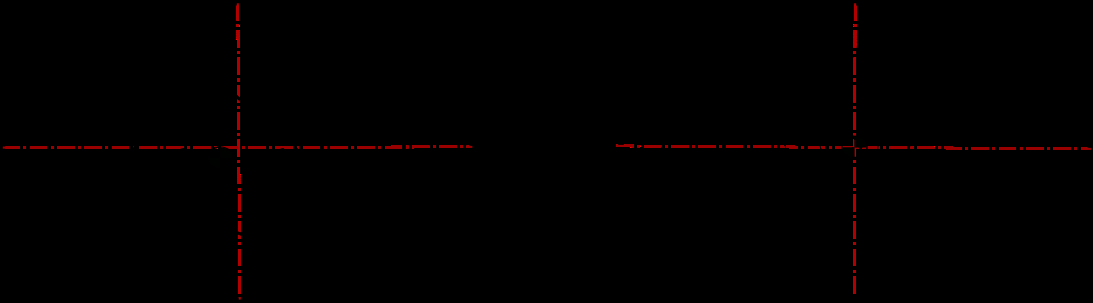
#> input picture images/Ejcm.png, 1093 x 303 px; its folder holds 4 pictures in this run
$ python Regresion.py   (Python 2 division)   (older library calls are emulated)
#> lines starting #> are read from the running program, lines starting #| are printed output that depends on the picture; after the words box and inside, x2 and y2 are one past the last pixel; in counts of white or black regions, pixels touching at a corner belong together; pictures that were not available may be replaced by others from this repository, and a replacement may not be noted
import numpy as np
import cv2
from matplotlib import pyplot as plt
from sympy import *
import os
import glob
from scipy.optimize import fsolve
from datetime import datetime
import math

def pixeles(img,centro,radio=20):
	n=0
	indices=[]
	(xmax,ymax)=img.shape
	for x in range (0,ymax):
    		for y in range (0,xmax) :
        		dx = x - centro[0];
        		dy = y - centro[1];
        		distanceSquared = dx * dx + dy * dy;
        		if (distanceSquared <= radio**2):
            			indices.append(img[x,y])
				if img[x,y]==255:
					n=n+1


	return(indices,n)


def line_intersection(line1, line2):

    xdiff = (line1[0][0] - line1[1][0], line2[0][0] - line2[1][0])
    ydiff = (line1[0][1] - line1[1][1], line2[0][1] - line2[1][1]) #Typo was here

    def det(a, b):
        return a[0] * b[1] - a[1] * b[0]

    div = det(xdiff, ydiff)
    if div == 0:
       raise Exception('lines do not intersect')

    d = (det(*line1), det(*line2))
    x = det(d, xdiff) / div
    y = det(d, ydiff) / div

    return x, y


def calcular_distancia (d,m,n,x2,y2):

	x1=0
	y1=0
	y1 = Symbol('y1')

	try:
		a,b=solve( ((200-(m*y1+n))**2+(200-(y1))**2)-d**2 ,y1)
		sb=a
		#b-> Dadas la vuelta
		#a-> NOrmal


		if isinstance(sb, complex)==False:
			y1=int(sb[0])
	 		x1=int(y1*m+n)
		else:
			y1=200
			x1=200

	except:
		if m>=1000:
			if x2<=200:

				y1=200
				x1=x2+d
			else :

				y1=200
				x1=x2-d
		elif m==0:
			if x2<=200:

				x1=200
				y1=x2-d
			else :

				x1=200
				y1=x2+d
		else:
			y1=200
			x1=200

	return (int(y1),int(x1))


def find_center(stereo,contour,img):
	(xmax,ymax)=stereo.shape
	count=0
	posx=0
	posy=0
	points=[]
	col_x=[]
	col_y=[]
	for x in range (0,xmax):
	   for y in range (0,ymax):
		if stereo[x,y]==255:
			points.append((x,y))
			img[x,y,2]=255
		else:

			if cv2.pointPolygonTest(contour,(y,x), True)>0:
				posx=posx+x
				posy=posy+y
				count+=1
			else:
				pass
				#img[x,y,2]=255

	points=np.array(points)				#Transforma lista en array

	if count==0:					#En caso de que no haya pixels de colision evita un div por cero
		count=1
	x=posx/count				#Calculo de coordenadas del centroide
	y=posy/count

	return (x,y,points,img)

def regression_lines(points,stereo):
#Possible optimization not calling stereo.shape[]

	if points.size!=0:

		[vx,vy,x,y] = cv2.fitLine(points,cv2.DIST_L2,0,0.01,0.01)

		lefty = int((-x*vy/vx) + y)
		righty = int(((stereo.shape[1]-x)*vy/vx)+y)
		line1=[(righty,400),(lefty,0)]
		nx,ny=1,-vx/vy
		mag = np.sqrt((1+ny**2))
		vx2,vy2 = nx/mag,ny/mag
		x2=200
		y2=200

		if vx2==0:

			a=9999999
			lefty2 = int((-x2*a) + y2)
			righty2 = int(((stereo.shape[1]-x2)*a)+y2)
			line2=[(righty2,400),(lefty2,0)]

			p= line_intersection(line1, line2)
			line_params=[0,0,0,0]
 			line_params=[vy/vx,((-x*vy/vx) + y),a,((-x2*a) + y2)]

		elif vx2==1:

			a=0
			lefty2 = int((-x2*a) + y2)
			righty2 = int(((stereo.shape[1]-x2)*a)+y2)
			line2=[(righty2,400),(lefty2,0)]

			p= line_intersection(line1, line2)
			line_params=[0,0,0,0]
			line_params=[vy/vx,((-x*vy/vx) + y),a,((-x2*a) + y2)]

		else:

			lefty2 = int((-x2*vy2/vx2) + y2)
			righty2 = int(((stereo.shape[1]-x2)*vy2/vx2)+y2)
			line2=[(righty2,400),(lefty2,0)]

			p= line_intersection(line1, line2)
			line_params=[0,0,0,0]
			line_params=[vy/vx,((-x*vy/vx) + y),vy2/vx2,((-x2*vy2/vx2) + y2)]
	else:

		line_params=[0,0,0,0]
		line1=[(0,200),(400,200)]
		line2=[(400,0),(400,200)]
		p= line_intersection(line1, line2)


	if line1[0][0]>=10000:
		line1[0]=(10000,line1[0][1])
	elif line2[0][0]>=10000:
		line2[0]=(10000,line2[0][1])
	elif line1[0][0]<=-10000:
		line1[0]=(-10000,line1[0][1])
	elif line2[0][0]<=-10000:
		line2[0]=(-10000,line2[0][1])


	if line1[1][0]>=10000:
		line1[1]=(10000,line1[1][1])
	elif line2[1][0]>=10000:
		line2[1]=(10000,line2[1][1])
	elif line1[1][0]<=-10000:
		line1[1]=(-10000,line1[1][1])
	elif line2[1][0]<=-10000:
		line2[0]=(-10000,line2[0][1])

	return line1,line2,p,line_params

def paint_img(line1,line2,img,p_obj):

	'''img=np.zeros((400,400,1))
	img=cv2.resize(image,(400,400))
	img=cv2.cvtColor(img, cv2.COLOR_GRAY2RGB) '''

	cv2.line(img,(line1[0]),(line1[1]),(255,0,0),2)    #RECTA PARALELA
	cv2.line(img,(line2[0]),(line2[1]),(0,209,255),2)  #RECTA PERPENDICULAR

	cv2.line(img,(0,200),(400,200),(255,255,0),1)
	cv2.line(img,(200,0),(200,400),(255,255,0),1)

	cv2.circle(img,(p_obj[0],p_obj[1]),10,(0,0,255),2)

	return img

def main():
	vectz=10
	p_obj=[0,0]
	datalist=[]
	general='/home/tev/Desktop/Accuracy'
	Experiments=sorted(glob.glob(general+'/*'))
	print Experiments
	number_exp = len(Experiments)
	f=0
	d=20

	r=70
	for k in range (0,number_exp):
		general=Experiments[k]
		print general
		frames=sorted(glob.glob( general+'/images/*'))
		number_files = len(frames)
		n=0
		f=f+1
		po=2
		if po==3:
			print general +' Already processed'
		else:
			# [6 lines of commented-out code are left out]
			path='./Dataset/OLD/AlgResult/images_'+str(f)
			x=0
			y=0
			try:
				#os.mkdir(path)
				for fr in range (0,number_files):

					stereo = cv2.imread(frames[n],0)
#> stereo: shape (303, 1093); min 0, max 76, mean 0.5
					stereo=cv2.resize(stereo,(400,400))
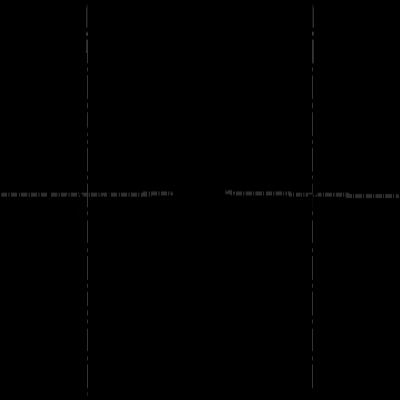
#> stereo: shape (400, 400); min 0, max 66, mean 0.5
					t, stereo = cv2.threshold(stereo, 15, 255, cv2.THRESH_BINARY)
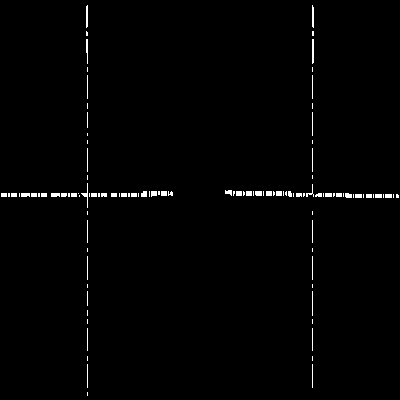
#> stereo: shape (400, 400); 1.1% white; 109 white regions (57 under 20 px), largest, box (x1, y1, x2, y2) and area: (312, 39, 314, 64) 49, (86, 5, 88, 28) 44, (312, 5, 314, 28) 43
					stereo = cv2.GaussianBlur(stereo, (7, 7), 3)
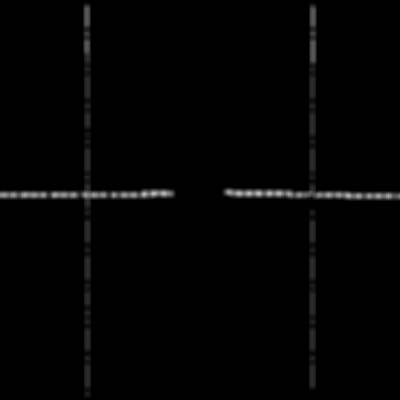
#> stereo: shape (400, 400); min 0, max 197, mean 2.9
					t, stereo = cv2.threshold(stereo, 0, 255, cv2.THRESH_BINARY)
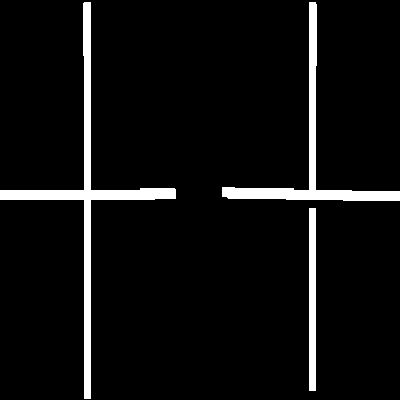
#> stereo: shape (400, 400); 5.7% white; 3 white regions
					# obtener los contornos
					_, contours, _ = cv2.findContours(np.invert(stereo), cv2.RETR_TREE, cv2.CHAIN_APPROX_SIMPLE)
#> contours = 2 contours; box (x1, y1, x2, y2) and area: (0, 0, 400, 400) 150455, (308, 207, 317, 392) 1470
					n=n+1


					img = np.zeros((400,400,3),np.uint8)
					maxArea=0
					for c in contours:
    				   	   area = cv2.contourArea(c)
    				   	   if area > maxArea:
				      		maxArea=area
				      		IdMaxArea=c
#> this loop made 2 passes
#> (area, maxArea) on pass 1: (150455, 150455)
#> area on pass 2: 1470
#> after the loop, IdMaxArea = contour of 58 points, box (x1, y1, x2, y2) (0, 0, 400, 400), area 150455; maxArea = 150455
					posx,posy,points,img=find_center(stereo,IdMaxArea,img)
#> after the loop in find_center, `for x in range (0,xmax):`:
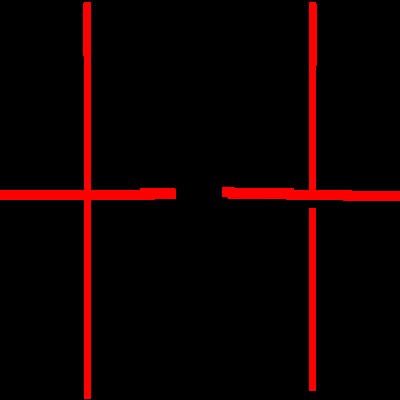
#> img: shape (400, 400, 3); mean of channels 0, 1, 2 0, 0, 14.5; drawn as B, G, R
#> posx = 200; posy = 199; points = 9102 pairs, first value 2 to 398, second value 0 to 399
					cv2.drawContours(img, [IdMaxArea], 0, (0, 255, 0), 2, cv2.LINE_AA)
					#print posx,posy
					line1,line2,p,line_params=regression_lines(points,stereo)
#> in regression_lines, `[vx,vy,x,y] = cv2.fitLine(points,cv2.DIST_L2,0,0.01,0.01)`: vx = [0.0289]; vy = [-1]; x = [194.4]; y = [198.7]
#> in regression_lines, `lefty = int((-x*vy/vx) + y)`: lefty = 6915
#> in regression_lines, `righty = int(((stereo.shape[1]-x)*vy/vx)+y)`: righty = -6906
#> in regression_lines, `line1=[(righty,400),(lefty,0)]`: line1 = [(-6906, 400), (6915, 0)]
#> in regression_lines, `nx,ny=1,-vx/vy`: nx = 1; ny = [0.0289]
#> in regression_lines, `mag = np.sqrt((1+ny**2))`: mag = [1]
#> in regression_lines, `vx2,vy2 = nx/mag,ny/mag`: vy2 = [0.0289]
#> in regression_lines, `lefty2 = int((-x2*vy2/vx2) + y2)`: lefty2 = 194
#> in regression_lines, `righty2 = int(((stereo.shape[1]-x2)*vy2/vx2)+y2)`: righty2 = 205
#> in regression_lines, `line2=[(righty2,400),(lefty2,0)]`: line2 = [(205, 400), (194, 0)]
#> in line_intersection, `xdiff = (line1[0][0] - line1[1][0], line2[0][0] - line2[1][0])`: xdiff = (-13821, 11)
#> in line_intersection, `ydiff = (line1[0][1] - line1[1][1], line2[0][1] - line2[1][1])`: ydiff = (400, 400)
#> in line_intersection, `div = det(xdiff, ydiff)`: div = -5532800
#> in line_intersection, `d = (det(*line1), det(*line2))`: d = (-2766000, -77600)
#> in line_intersection, `x = det(d, xdiff) / div`: x = 199
#> in line_intersection, `y = det(d, ydiff) / div`: y = 194
#> in regression_lines, `p= line_intersection(line1, line2)`: p = (199, 194)
#> in regression_lines, `line_params=[vy/vx,((-x*vy/vx) + y),vy2/vx2,((-x2*vy2/vx2) + y2)]`: line_params = [[-34.56], [6915.7], [0.0289], [194.2]]
#> line1 = [(-6906, 400), (6915, 0)]; line2 = [(205, 400), (194, 0)]; p = (199, 194); line_params = [[-34.56], [6915.7], [0.0289], [194.2]]
					w=200
					#img=stereo

					if len(points)!=0 or line1!=[(0,200),(400,200)]:

						d=180*0.9*(len(points))/100000
#> d = 14.75
						y1,x1=calcular_distancia (d,line_params[2],line_params[3],p[0],p[1])
#> in calcular_distancia, `y1=int(sb[0])`: y1 = 185
#> in calcular_distancia, `x1=int(y1*m+n)`: x1 = 199
#> y1 = 185; x1 = 199
					else:
						x1=200
						y1=200

					p_obj=[x1,y1]
#> p_obj = [199, 185]


					if p_obj[0]>=400:
						p_obj[0]=400
					elif p_obj[0]<=0:
						p_obj[0]=0

					if p_obj[1]>=400:
						p_obj[1]=400
					elif p_obj[1]<=0:
						p_obj[1]=0

					img=paint_img(line1,line2,img,p_obj)
					img=cv2.circle(img,(p_obj[0],p_obj[1]),10,(255,255,255),2)
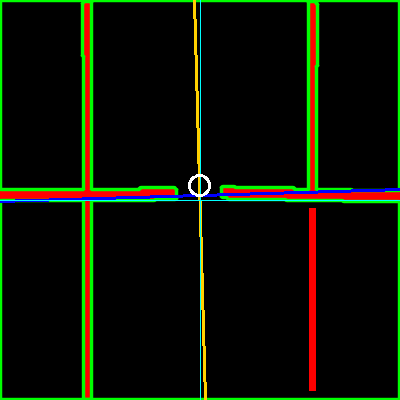
#> img: shape (400, 400, 3); mean of channels 0, 1, 2 3.3, 17.5, 11.9; drawn as B, G, R
					cv2.imshow('img',img)
					cv2.waitKey(2)
					frname='framer_{0:05d}'.format(n)+'.png'
					path='/home/tev/Desktop/Dataset/Regresion'
					cv2.imwrite(path+'/'+frname, img)
					p,num=pixeles(stereo,p_obj,r)
#> after the loop in pixeles, `for x in range (0,ymax):`: indices = 15373 values, max 255 at index 6055, min 0 at index 0, mean 16.85; n = 1016
#> p has the same summary as indices in pixeles; num = 1016
					accuracy=num/(len(p)*1.0)
#> accuracy = 0.0661
					SteerX=p_obj[0]/400.0
#> SteerX = 0.497
					SteerY=p_obj[1]/400.0
#> SteerY = 0.463
					# [6 lines of commented-out code are left out]
			except OSError:
	    			print ("Creation of the directory %s failed" % path)


if __name__ == "__main__":
    main()
